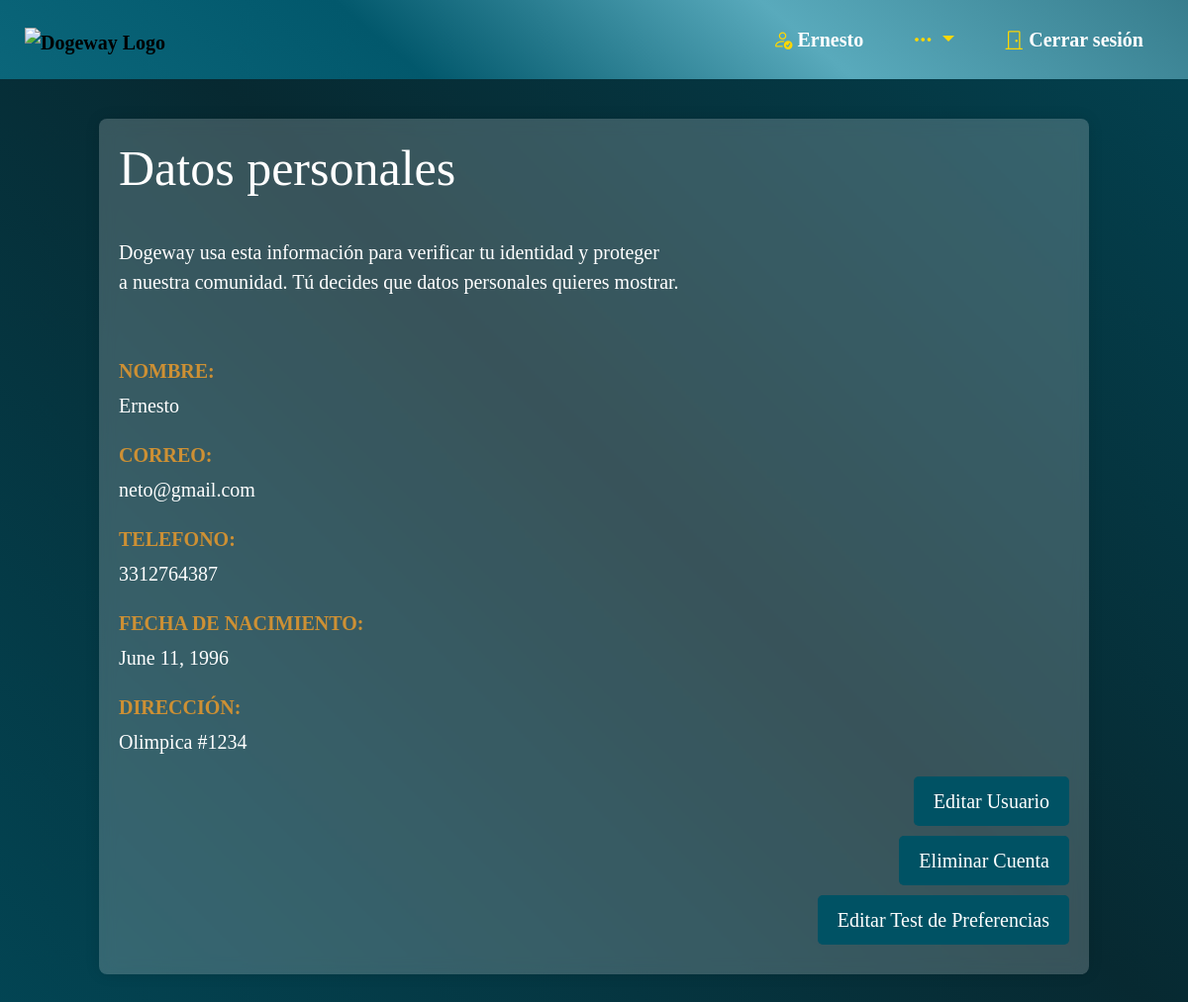
/ver_informacion/ (signed in), run on the app's committed database.
### main_app/models.py (models this page shows, shortened)
class Usuario(AbstractUser):
    fotografia = models.ImageField(upload_to='usuarios/', null=True, blank=True)
    telefono = models.CharField(max_length=20)
    fecha_de_nacimiento = models.DateField()
    direccion = models.CharField(max_length=100)
    fotografia_identificacion = models.ImageField(upload_to='identificaciones/', null=True, blank=True)
    verificado = models.BooleanField(default=False)
    usuarios_bloqueados = models.ManyToManyField('self', symmetrical=False, related_name='usuarios_bloqueadores')
    groups = models.ManyToManyField('auth.Group', related_name='usuarios')
    user_permissions = models.ManyToManyField('auth.Permission', related_name='usuarios')

### main_app/views.py (the view)
# urls.py: path('ver_informacion/', views.VerInformacionUsuario.as_view(), name='ver_informacion_usuario'),
class VerInformacionUsuario(LoginRequiredMixin, DetailView):
    model = Usuario
    template_name = 'usuario_detalle.html'
    context_object_name = 'usuario'
    def get_object(self, queryset=None):
        return self.request.user

### main_app/templates/usuario_detalle.html
{% extends "layouts/base.html" %}
{% load static %}
{% block estilos_adicionales %}
<link rel="stylesheet" href="{% static 'css/usuario_detalle.css' %}">
{% endblock %}
{% block content %}
<body>
    <div class="container">
        <form method="post">
            <h1>Datos personales</h1><br><br>
            <p class="frase">Dogeway usa esta información para verificar tu identidad y proteger<br>a nuestra comunidad. Tú decides que datos personales quieres mostrar.</p><br><br>
            <div class="input-container">
                <label for="id_username">NOMBRE:</label>
                <p>{{ usuario.username }}</p>
            </div>
            <div class="input-container">
                <label for="id_email">CORREO:</label>
                <p>{{ usuario.email }}</p>
            </div>
            <div class="input-container">
                <label for="id_telefono">TELEFONO:</label>
                <p>{{ usuario.telefono }}</p>
            </div>
            <div class="input-container">
                <label for="id_fecha_de_nacimiento">FECHA DE NACIMIENTO:</label>
                <p>{{ usuario.fecha_de_nacimiento }}</p>
            </div>
            <div class="input-container">
                <label for="id_direccion">DIRECCIÓN:</label>
                <p>{{ usuario.direccion }}</p>
            </div>
            <div class="button-container">
                <a href="{% url 'actualizar_informacion_usuario' %}" class="button">Editar Usuario</a>
                <a href="{% url 'eliminar_cuenta_usuario' %}" class="button">Eliminar Cuenta</a>
                <a href="{% url 'editar_preferencias' %}" class="button">Editar Test de Preferencias</a>
            </div>
        </form>
    </div>
</body>
</div>
{% endblock content %}

### main_app/templates/layouts/base.html (shortened to what this page needs)
<!DOCTYPE html>
<html lang="en">
<head>
    {% load static %}
    <link href="https://cdn.jsdelivr.net/npm/bootstrap@5.3.2/dist/css/bootstrap.min.css" rel="stylesheet">
    <link rel="stylesheet" href="https://cdn.jsdelivr.net/npm/bootstrap-icons@1.11.2/font/bootstrap-icons.min.css">
    <link rel="stylesheet" href="{% static 'css/base.css' %}">
    {% block estilos_adicionales %}{% endblock %}
</head>
<body>
    <header>
        <nav class="navbar navbar-expand-lg">
            <div class="container-fluid">
                <a class="navbar-brand" id="imagen" href="{% url 'home' %}">
                    <img src="{% static 'imagenes/LOGO.png' %}" alt="Dogeway Logo" class="navbar-logo">
                </a>
                <div class="collapse navbar-collapse" id="navbarSupportedContent">
                    <ul class="navbar-nav mb-2 mb-lg-0 ms-auto">
                        {% if user.is_authenticated%}
                            <li class="nav-item" id="NombreUsuario">
                                <a class="nav-link">
                                    {% if user.verificado %}
                                    <i class="bi bi-person-check" style="color: gold;"></i>
                                    {% endif %}
                                    {{ user.username }}
                                </a>
                            </li>
                            <li class="nav-item">
                                <div class="dropdown">
                                    <a class="nav-link dropdown-toggle" href="#" role="button" id="dropdownMenuLink" data-bs-toggle="dropdown" aria-expanded="false" style="color: gold;">
                                        <i class="bi bi-three-dots" style="color: gold;"></i>
                                    </a>
                                </div>
                            </li>
                            <li class="nav-item">
                                <a class="nav-link" href="{% url 'logout' %}?next={% url 'home' %}">
                                    <i class="bi bi-door-closed" style="color: gold;"></i> Cerrar sesión
                                </a>
                            </li>
                        {% endif %}
                    </ul>
                </div>
            </div>
        </nav>
    </header>
    <div class="content">
        {% block content %}{% endblock %}
</body>
</html>

### main_app/static/css/base.css (style rules this page uses)
* { margin: 0; padding: 0; box-sizing: border-box; text-decoration: none; font-family: 'Times New Roman', Times, serif; font-size: 20px; }
body { margin-top: 55px; }
header { background: linear-gradient(40deg,#0B667A,#02586c,#59aabc,#377d8d); position: fixed; top: 0; left: 0; width: 100%; padding: 5px 10px; z-index: 100; }
header nav { display: flex; align-items: center; justify-content: space-between; font-weight: bold; padding-top: 5px; padding-bottom: 5px; padding-left: 3%; padding-right: 1%; }
header .navbar-logo { width: 100px; }
#imagen { background-color: transparent; }
.nav-link { margin: 0 10px; }
header nav ul { display: flex; list-style: none; margin: 0; padding: 0; }
header nav ul li { margin-left: 10px; }
header nav ul li a { color: white; font-size: 16px; text-decoration: none; padding: 10px; }
header { padding: 5px 10px; }
header nav ul { display: flex; list-style: none; margin: 0; padding: 0; justify-content: flex-end; }
.nav-link { color: white; }

### main_app/static/css/usuario_detalle.css (style rules this page uses)
* { font-family: 'Times New Roman', Times, serif; }
body { background: linear-gradient(45deg, #02586c, #005264, #072931, #005264, #02586c); background-size: 300% 300%; animation: color 15s ease-in-out infinite; margin: 0; display: flex; justify-content: center; align-items: center; min-height: 100vh; }
.container { width: 1000px; height: auto; max-width: 100%; margin: 15vh auto; padding: 20px; background-color: rgba(255, 255, 255, 0.2); box-shadow: 0 0 15px rgba(0, 0, 0, 0.1); backdrop-filter: blur(8px); border-radius: 8px; text-align: center; box-sizing: border-box; }
h1 { text-align: left; font-family: 'Times New Roman', Times, serif; color: white; }
.input-container { text-align: left; margin-bottom: 20px; color: white; }
label { color: #cd9034; display: block; font-weight: bold; margin-bottom: 5px; }
.frase { text-align: left; color: white; margin: 0; font-size: 20px; margin-top: -30px; }
.button-container { display: flex; flex-direction: column; align-items: flex-end; margin-top: 20px; }
.button { display: block; width: auto; margin-bottom: 10px; padding: 10px 20px; text-decoration: none; color: #fff; background-color: #005264; border-radius: 5px; transition: background-color 0.5s; }

### data on the page
Usuario: username "Ernesto", email "neto@gmail.com", telefono "3312764387", fecha_de_nacimiento "June 11, 1996", direccion "Olimpica #1234"
